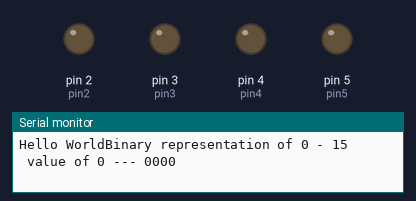
This sketch was run on a simulated Arduino Uno, built with avr-gcc and run on an emulated ATmega328P. On the bench: output pins drawn as LEDs (lit = HIGH), the last lines printed to the serial monitor.

Above: at 0.1 s.
At 3.1 s:
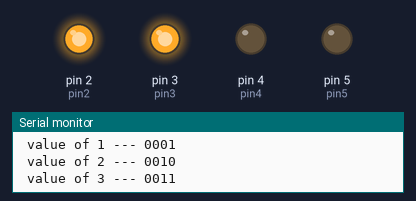
At 5.1 s:
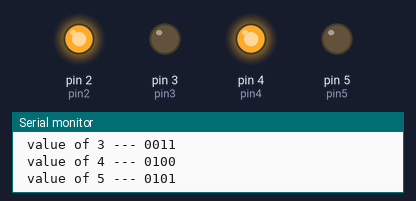
At 7.1 s:
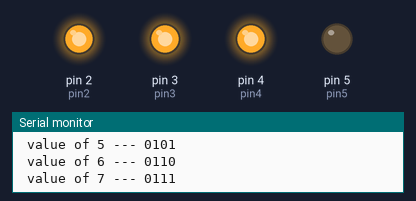
At 11.1 s:
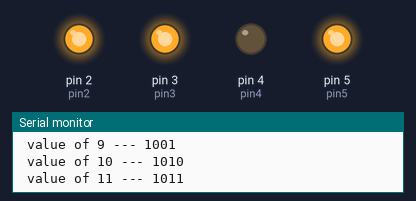
At 15.1 s:
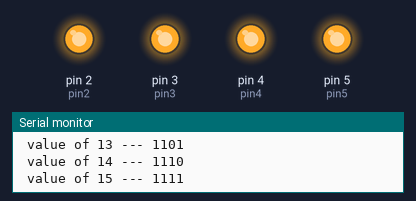
Timing chart, 0 to 16.6 s (numbered marks = the images above):
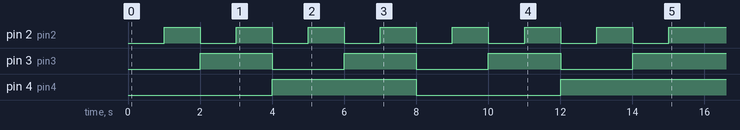

The sketch:

Deci_Binary_Bitmask_LED.ino
```cpp
int num = 15;
int starter = 0;
char buffer[100];
int pin2 = 2;
int pin3 = 3;
int pin4 = 4;
int pin5 = 5;


void setup() {
  // put your setup code here, to run once:
    // For a four-digit binary, we need 2 bytes (16 bits)
    Serial.begin(9600);
    pinMode(pin2, OUTPUT);
    pinMode(pin3, OUTPUT);
    pinMode(pin4, OUTPUT);
    pinMode(pin5, OUTPUT);
    Serial.print("Hello World");
    sprintf( buffer, "Binary representation of %d - %d \n",starter, num);
    Serial.print(buffer);
    printBinary();
    printf("\n");


}
void loop() {

}
void printBinary() {
    for (int x = starter; x <= num; x++) {
    sprintf( buffer, " value of %d --- ", x);
    Serial.print(buffer);
    //for (int i = 0; i <= 3; i++)
    for (int i = 3; i >= 0; i--){
        int bit = (x >> i) & 1;
        sprintf( buffer, "%d", bit);
        //digitalWrite(5-i, bit);
        //digitalWrite(i-4, bit);
       digitalWrite(pin2 + i , bit);
        Serial.print(buffer);

    }
        sprintf(buffer, "\n");
        Serial.print(buffer);
        delay(1000);
    }
}
```
